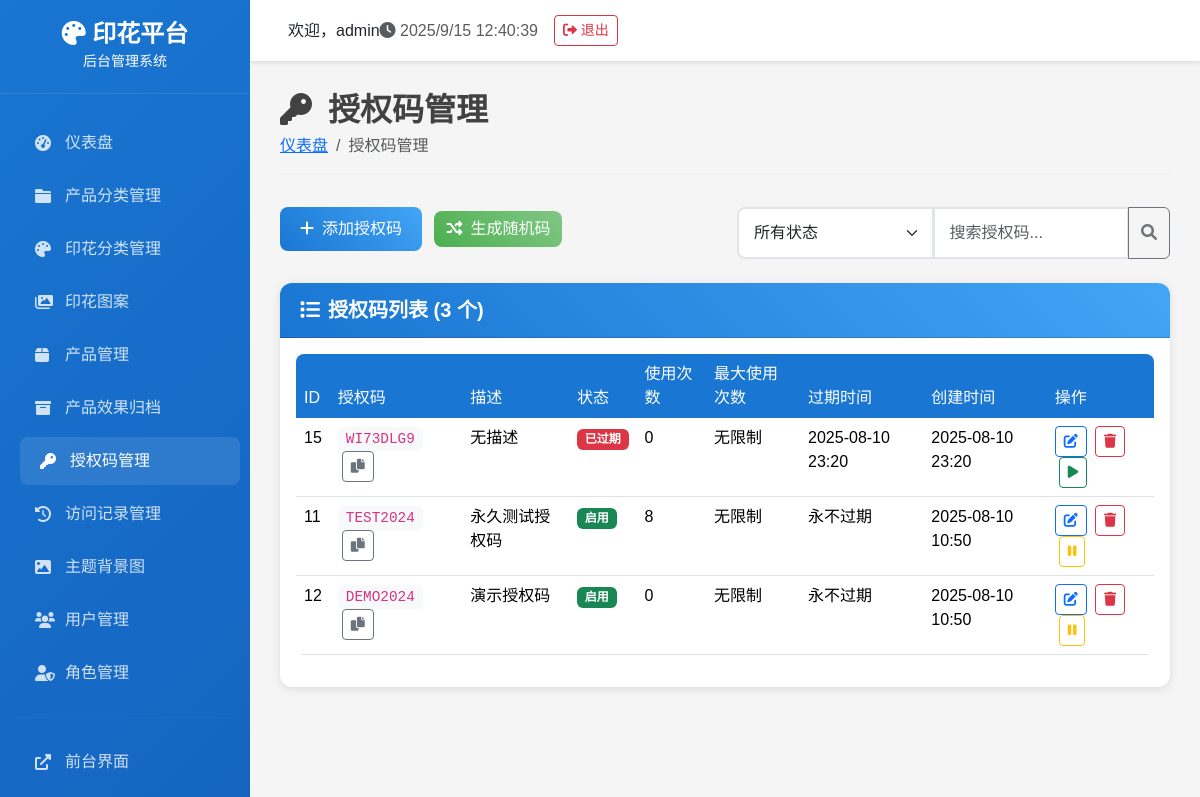
/admin/access-codes/ (signed in), run on an earlier commit of the app's database.
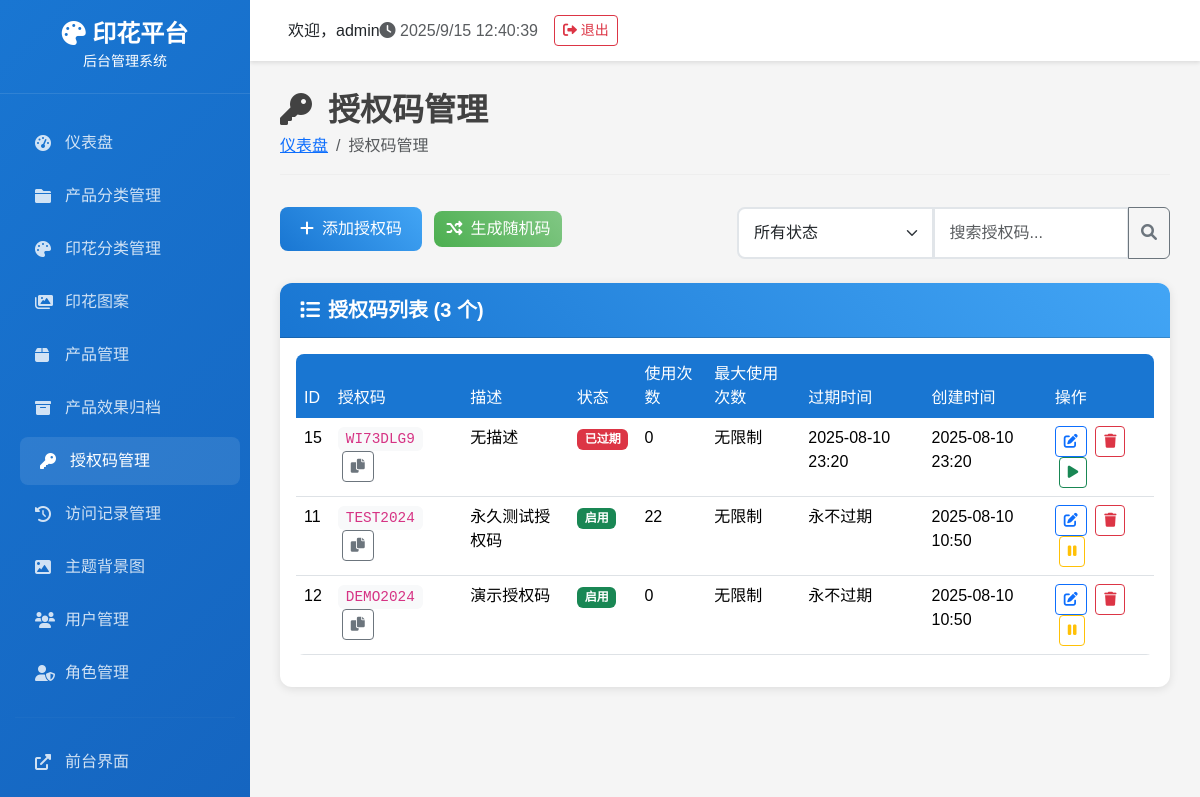
And on a later commit of the database.
### tables this page shows
CREATE TABLE access_codes (
            id INTEGER PRIMARY KEY AUTOINCREMENT,
            code TEXT NOT NULL UNIQUE,
            description TEXT,
            start_date DATETIME,
            end_date DATETIME,
            is_active BOOLEAN DEFAULT 1,
            created_time DATETIME DEFAULT CURRENT_TIMESTAMP,
            usage_count INTEGER DEFAULT 0
        , expires_at DATETIME, max_uses INTEGER, used_count INTEGER DEFAULT 0);

### routes/admin/admin_access_codes_route.py (the view)
    def decorated_function(*args, **kwargs):
        from flask import session
        if 'admin_user_id' not in session:
            return redirect(url_for('login'))
        return f(*args, **kwargs)

### admin_app.py (called while the page is built)
@app.context_processor
def inject_permissions():
    return {
        'has_menu_permission': PermissionManager.has_menu_permission,
        'has_action_permission': PermissionManager.has_action_permission,
        'get_user_permissions': PermissionManager.get_user_permissions
    }

### backend/database.py (called while the page is built)
def get_db_connection():
    conn = sqlite3.connect(DATABASE_PATH)
    conn.row_factory = sqlite3.Row
    return conn

    @staticmethod
    def execute_query(query: str, params: tuple = ()) -> List[Dict[str, Any]]:
        conn = get_db_connection()
        cursor = conn.cursor()
        cursor.execute(query, params)
        results = [dict(row) for row in cursor.fetchall()]
        conn.close()
        return results

### backend/permissions.py (called while the page is built)
    @staticmethod
    def has_menu_permission(menu_name):
        permissions = PermissionManager.get_user_permissions()
        return permissions.get('menus', {}).get(menu_name, False)

### routes/admin/admin_access_codes_route.py (called while the page is built)
def login_required(f):
    def decorated_function(*args, **kwargs):
        from flask import session
        if 'admin_user_id' not in session:
            return redirect(url_for('login'))
        return f(*args, **kwargs)
    decorated_function.__name__ = f.__name__
    return decorated_function

### templates/admin/access_codes.html (shortened to what the changed rows need)
{% extends "admin/base.html" %}
{% block content %}
<div class="page-header">
    <h1><i class="fas fa-key me-3"></i>授权码管理</h1>
</div>
<div class="card">
    <div class="card-body">
        {% if access_codes %}
        <div class="table-responsive">
            <table class="table table-hover">
                <thead>
                    <tr>
                        <th>ID</th>
                        <th>授权码</th>
                        <th>描述</th>
                        <th>状态</th>
                        <th>使用次数</th>
                        <th>最大使用次数</th>
                        <th>过期时间</th>
                        <th>创建时间</th>
                        <th>操作</th>
                    </tr>
                </thead>
                <tbody id="codesTable">
                    {% for code in access_codes %}
                    <tr class="code-item" data-code="{{ code.code|lower }}" data-status="{{ code.status }}">
                        <td>{{ code.id }}</td>
                        <td>
                            <code class="bg-light px-2 py-1 rounded">{{ code.code }}</code>
                            <button class="btn btn-sm btn-outline-secondary ms-1" onclick="copyToClipboard('{{ code.code }}')">
                                <i class="fas fa-copy"></i>
                            </button>
                        </td>
                        <td>{{ code.description or '无描述' }}</td>
                        <td>
                            {% if code.status == 'active' %}
                                <span class="badge bg-success">启用</span>
                            {% elif code.status == 'inactive' %}
                                <span class="badge bg-secondary">禁用</span>
                            {% elif code.status == 'expired' %}
                                <span class="badge bg-danger">已过期</span>
                            {% endif %}
                        </td>
                        <td>{{ code.used_count or 0 }}</td>
                        <td>{{ code.max_uses or '无限制' }}</td>
                        <td>
                            {% if code.expires_at %}
                                {{ code.expires_at.strftime('%Y-%m-%d %H:%M') }}
                            {% else %}
                                永不过期
                            {% endif %}
                        </td>
                        <td>
                            {% if code.created_time %}
                                {% if code.created_time is string %}
                                    {{ code.created_time[:16] }}
                                {% else %}
                                    {{ code.created_time.strftime('%Y-%m-%d %H:%M') }}
                                {% endif %}
                            {% else %}
                                未知
                            {% endif %}
                        </td>
                        <td>
                            <button class="btn btn-sm btn-outline-primary" onclick="editCode({{ code.id }})">
                                <i class="fas fa-edit"></i>
                            </button>
                            <button class="btn btn-sm btn-outline-danger ms-1" onclick="deleteCode({{ code.id }})">
                                <i class="fas fa-trash"></i>
                            </button>
                            {% if code.status == 'active' %}
                            <button class="btn btn-sm btn-outline-warning ms-1" onclick="toggleCodeStatus({{ code.id }}, 'inactive')">
                                <i class="fas fa-pause"></i>
                            </button>
                            {% else %}
                            <button class="btn btn-sm btn-outline-success ms-1" onclick="toggleCodeStatus({{ code.id }}, 'active')">
                                <i class="fas fa-play"></i>
                            </button>
                            {% endif %}
                        </td>
                    </tr>
                    {% endfor %}
                </tbody>
            </table>
        </div>
        {% else %}
        <div class="text-center py-5">
            <i class="fas fa-key fa-3x text-muted mb-3"></i>
            <h5 class="text-muted">暂无授权码</h5>
            <p class="text-muted">点击上方"添加授权码"按钮开始创建授权码</p>
        </div>
        {% endif %}
    </div>
</div>
{% endblock %}

What changed in the data, as far as the page shows it:
changed access_codes "永久测试授权码": used_count "8" → "22"
